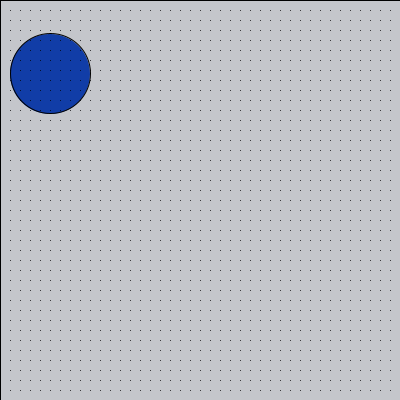
Frame 1 (no input)
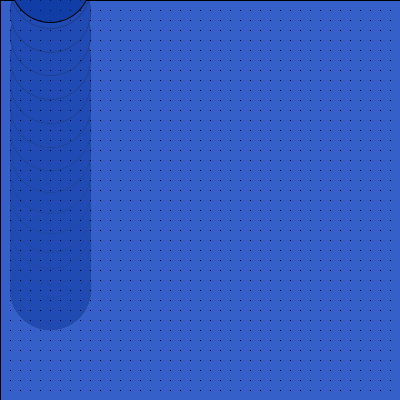
Frame 60 (the mouse pressed at the canvas centre just before this capture)
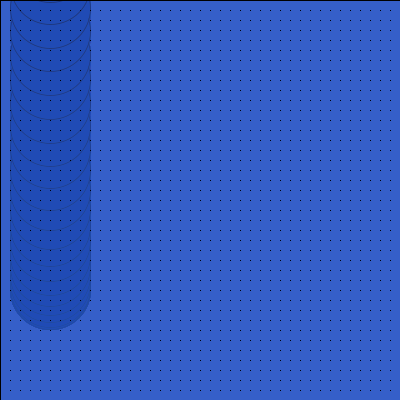
Frame 120 (the mouse held since frame 60 and released just before this capture)

The Processing sketch that drew these frames (run headless with seeded random() and noise(); from frame 60 on, the mouse is pressed at the canvas centre):

// Processing sketch: sinMotonYOffset
// ── sinMotonYOffset.pde
float angle = 0.0; // Current angle
float speed = 0.1; // Speed of motion
float radius = 240.0; // Range of motion

void setup(){
  size(400, 400);
  //noStroke();
  smooth();
  //pixelDensity(2);
}

void draw(){
  fill(49, 92, 196, 12);
  rect(0, 0, width, height);
  fill(17, 61, 167);
  angle += speed;
  float sinval = sin(angle);
  float yoffset = sinval * radius;
  ellipse(50, 50 + yoffset, 80, 80);
  
  //Draw Grid
  for(int i = 0; i <= 400; i+= 10){
    for(int j = 0; j <= 400; j+= 10){
      line(i, j, i, j);
    }
  }
  
}
